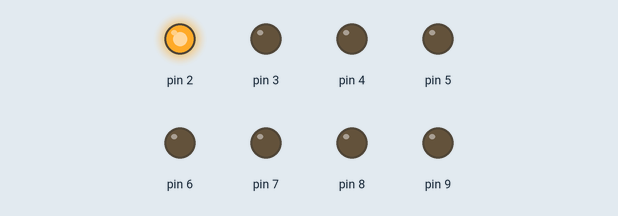
Simulated run of this program. Board: Arduino Uno, built with avr-gcc and run on an emulated ATmega328P. On the bench: output pins drawn as LEDs (lit = HIGH).

Above: at 0.1 s.
At 0.7 s:
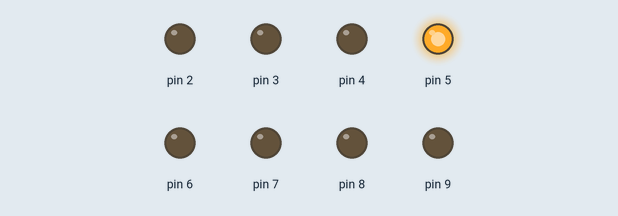
At 1.1 s:
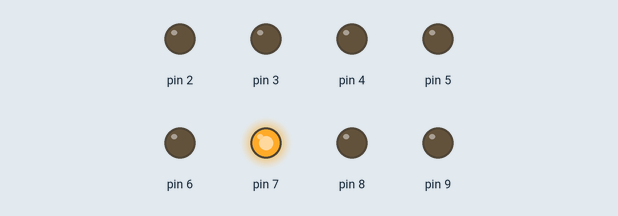
At 1.5 s:
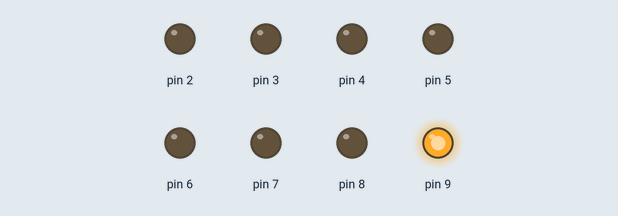
At 2.5 s:
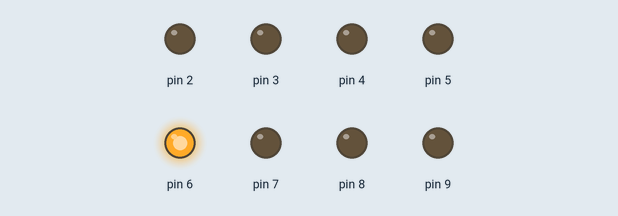
At 3.5 s:
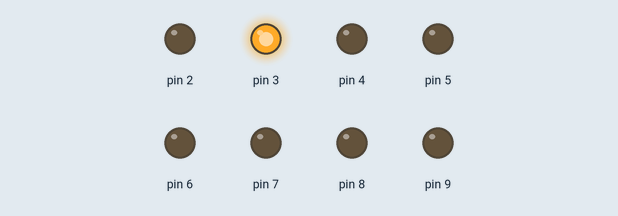
Timing chart, 0 to 3.8 s (numbered marks = the images above):
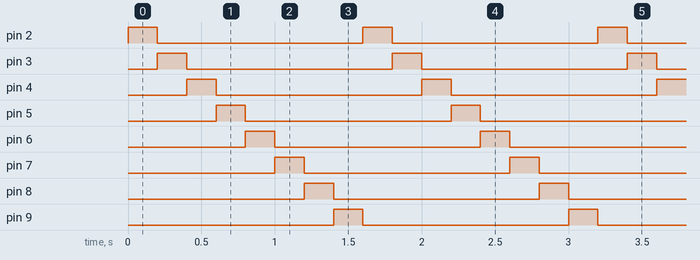

The program:

main.cpp
```cpp
#include <Arduino.h>

void setup() {
  DDRD = 0b11111100;
  DDRB = 0b00000011;
}

void loop() {
  // put your main code here, to run repeatedly:
  for(int i=0;i<=5;i++){
      PORTD = 0b00000100 <<i;
      delay(200);
    }
  PORTD = 0;
  for(int j=0;j<=1;j++){
      PORTB = 0x01 <<j;
      delay(200);
  }
  PORTB = 0;
}
```

Measured:
- by itself, pin 2–9: alternates HIGH for 0.20 s and LOW for 1.4 s
- by itself, everything shown: repeats every 1.6 s, in 8 steps
